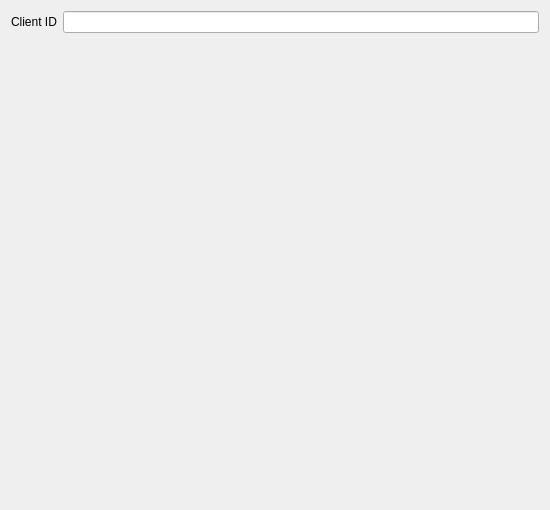
<?xml version="1.0" encoding="UTF-8"?>
<ui version="4.0">
 <class>QgsAuthPlanetaryComputerEdit</class>
 <widget class="QWidget" name="QgsAuthPlanetaryComputerEdit">
  <property name="geometry">
   <rect>
    <x>0</x>
    <y>0</y>
    <width>550</width>
    <height>510</height>
   </rect>
  </property>
  <layout class="QGridLayout" name="gridLayout">
   <item row="0" column="1">
    <widget class="QLineEdit" name="lineEdit"/>
   </item>
   <item row="0" column="0">
    <widget class="QLabel" name="label">
     <property name="text">
      <string>Client ID</string>
     </property>
    </widget>
   </item>
   <item row="1" column="1">
    <spacer name="verticalSpacer">
     <property name="orientation">
      <enum>Qt::Orientation::Vertical</enum>
     </property>
     <property name="sizeHint" stdset="0">
      <size>
       <width>20</width>
       <height>40</height>
      </size>
     </property>
    </spacer>
   </item>
  </layout>
 </widget>
 <resources/>
 <connections/>
</ui>
